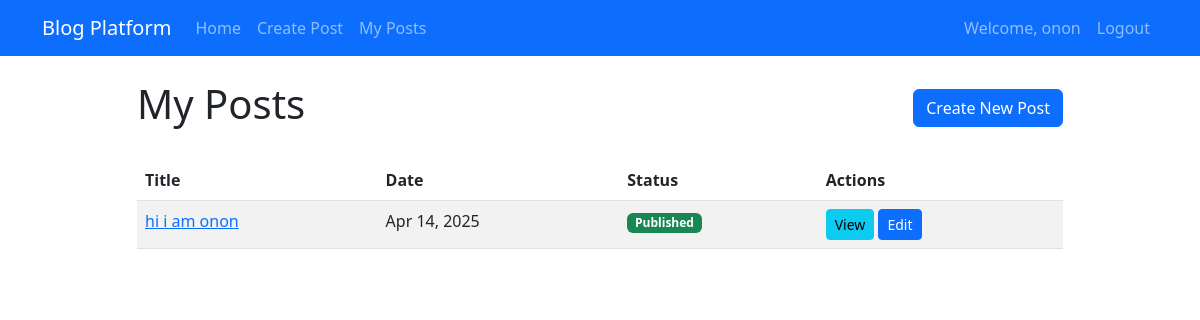
The app's page /my_posts.php (signed in) with its own data.
### tables this page shows
CREATE TABLE `posts` (
  `id` int(11) NOT NULL,
  `title` varchar(255) NOT NULL,
  `content` text NOT NULL,
  `user_id` int(11) DEFAULT NULL,
  `created_at` timestamp NOT NULL DEFAULT current_timestamp(),
  `updated_at` timestamp NOT NULL DEFAULT current_timestamp() ON UPDATE current_timestamp(),
  `status` enum('draft','published','archived') DEFAULT 'draft'
);

### classes/Post.php (called while the page is built, shortened)
<?php
class Post {
    private $conn;
    private $table_name = "posts";
    public function __construct($db) {
        $this->conn = $db;
    }
    public function getPostsByUser($user_id) {
        $query = "SELECT p.*, u.username
                FROM " . $this->table_name . " p
                LEFT JOIN users u ON p.user_id = u.id
                WHERE p.user_id = ?
                ORDER BY p.created_at DESC";
        $stmt = $this->conn->prepare($query);
        $stmt->bindParam(1, $user_id);
        $stmt->execute();
        return $stmt;
    }
}
?>

### my_posts.php (the view, shortened to what this page needs)
<?php
require_once 'classes/Post.php';
$database = new Database();
$db = $database->getConnection();
$post = new Post($db);
$stmt = $post->getPostsByUser($_SESSION['user_id']);
require_once 'includes/header.php';
?>
<div class="row">
    <div class="col-md-10 offset-md-1">
        <div class="d-flex justify-content-between align-items-center mb-4">
            <h1>My Posts</h1>
            <a href="create_post.php" class="btn btn-primary">Create New Post</a>
        </div>
        <?php if ($stmt->rowCount() > 0): ?>
            <div class="table-responsive">
                <table class="table table-striped">
                    <thead>
                        <tr>
                            <th>Title</th>
                            <th>Date</th>
                            <th>Status</th>
                            <th>Actions</th>
                        </tr>
                    </thead>
                    <tbody>
                        <?php while ($row = $stmt->fetch(PDO::FETCH_ASSOC)): ?>
                        <tr>
                            <td>
                                <a href="view_post.php?id=<?php echo $row['id']; ?>">
                                    <?php echo htmlspecialchars($row['title']); ?>
                                </a>
                            </td>
                            <td><?php echo date('M d, Y', strtotime($row['created_at'])); ?></td>
                            <td>
                                <span class="badge bg-<?php echo $row['status'] == 'published' ? 'success' : ($row['status'] == 'draft' ? 'warning' : 'secondary'); ?>">
                                    <?php echo ucfirst($row['status']); ?>
                                </span>
                            </td>
                            <td>
                                <a href="view_post.php?id=<?php echo $row['id']; ?>" class="btn btn-sm btn-info">View</a>
                                <a href="edit_post.php?id=<?php echo $row['id']; ?>" class="btn btn-sm btn-primary">Edit</a>
                            </td>
                        </tr>
                        <?php endwhile; ?>
                    </tbody>
                </table>
            </div>
        <?php else: ?>
            <div class="alert alert-info">
                You haven't created any posts yet. <a href="create_post.php">Create your first post</a>
            </div>
        <?php endif; ?>
    </div>
</div>
<?php require_once 'includes/footer.php'; ?>

### records on screen
posts: title "hi i am onon", created_at "Apr 14, 2025", status "Published"

### other values on screen
$_SESSION['username'] "onon"
